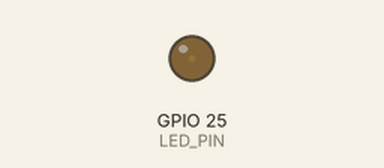
Recording of a sketch running on a simulated ESP32. Shown: output pins drawn as LEDs (lit = HIGH).

Above: at 0.05 s.
At 1.15 s:
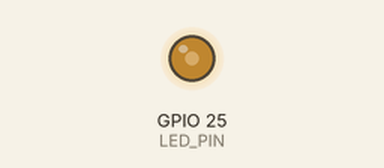
At 2.3 s:
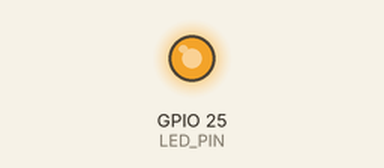
At 4.6 s:
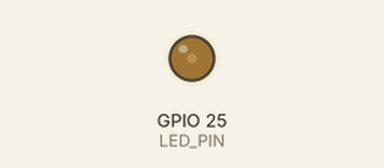
Timing chart, 0 to 6.7 s (numbered marks = the images above):
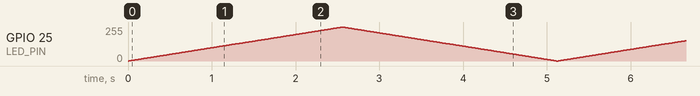

The sketch:

esp32_pwm_led.ino
```cpp
#define LED_PIN 25
#define PWM_CHANNEL 0
#define PWM_FREQ 5000
#define PWM_RESOLUTION 8   // 8 bits (0–255)

void setup() {
  ledcSetup(PWM_CHANNEL, PWM_FREQ, PWM_RESOLUTION);
  ledcAttachPin(LED_PIN, PWM_CHANNEL);
}

void loop() {
  // Aumenta brillo
  for (int duty = 0; duty <= 255; duty++) {
    ledcWrite(PWM_CHANNEL, duty);
    delay(10);
  }

  // Disminuye brillo
  for (int duty = 255; duty >= 0; duty--) {
    ledcWrite(PWM_CHANNEL, duty);
    delay(10);
  }
}
```
